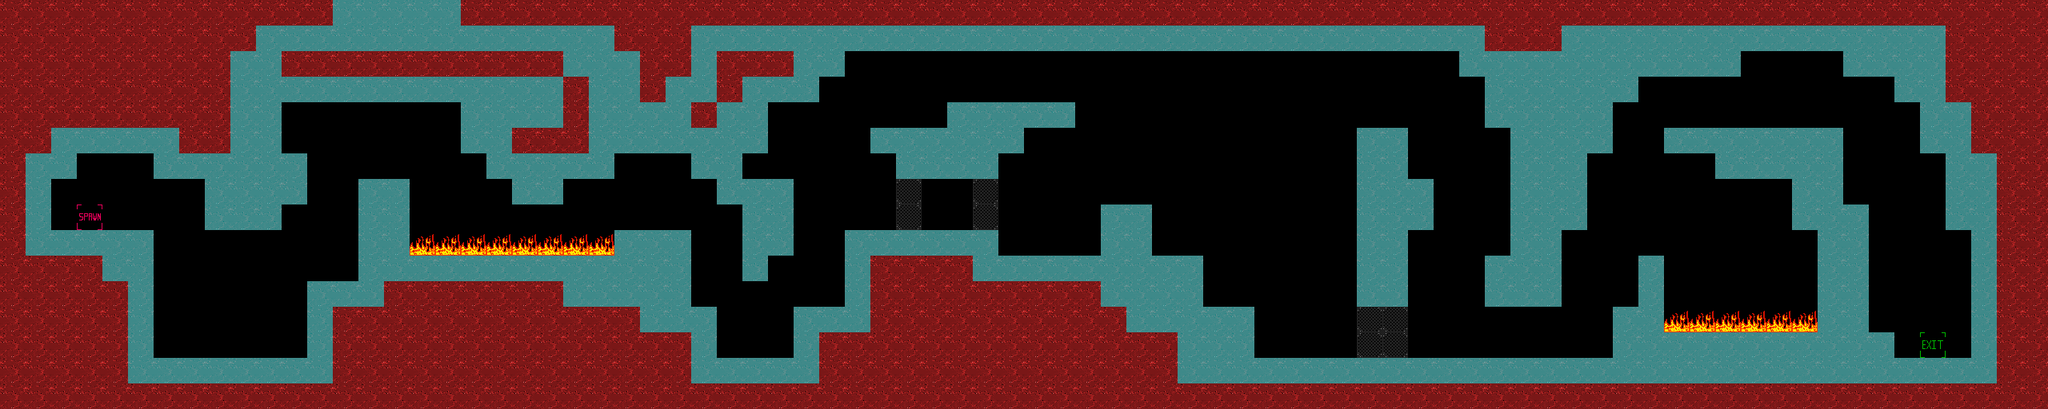

Below is a game level as drawn by its tile map, then a one-line description and the .tmx that defines it (tile-layer data replaced by summaries):
An orthogonal 80x16 tile map with 32x32 px tiles, 4 tile layers (entities, background, foreground, collision), 4 tilesets.

<map version="1.0" orientation="orthogonal" width="80" height="16" tilewidth="32" tileheight="32">
 <tileset firstgid="1" name="foreground" tilewidth="32" tileheight="32">
  <image source="../gfx/tilesets/foreground.png" width="512" height="512" />
 </tileset>
 <tileset firstgid="257" name="entities" tilewidth="32" tileheight="32">
  <image source="../gfx/tilesets/entities.png" width="512" height="512" />
 </tileset>
 <tileset firstgid="513" name="collision" tilewidth="32" tileheight="32">
  <image source="../gfx/tilesets/collision.png" width="512" height="512" />
 </tileset>
 <tileset firstgid="769" name="background" tilewidth="32" tileheight="32">
  <image source="../gfx/tilesets/background.png" width="512" height="512" />
 </tileset>
 <layer name="entities" width="80" height="16">
  <data>[1280 cells, 24 non-empty, 4 distinct tile ids]</data>
 </layer>
 <layer name="background" width="80" height="16">
  <data>[1280 cells, 0 non-empty, 0 distinct tile ids]</data>
 </layer>
 <layer name="foreground" width="80" height="16">
  <data>[1280 cells, 806 non-empty, 1 distinct tile ids]</data>
 </layer>
 <layer name="collision" width="80" height="16">
  <data>[1280 cells, 1181 non-empty, 2 distinct tile ids]</data>
 </layer>
</map>
